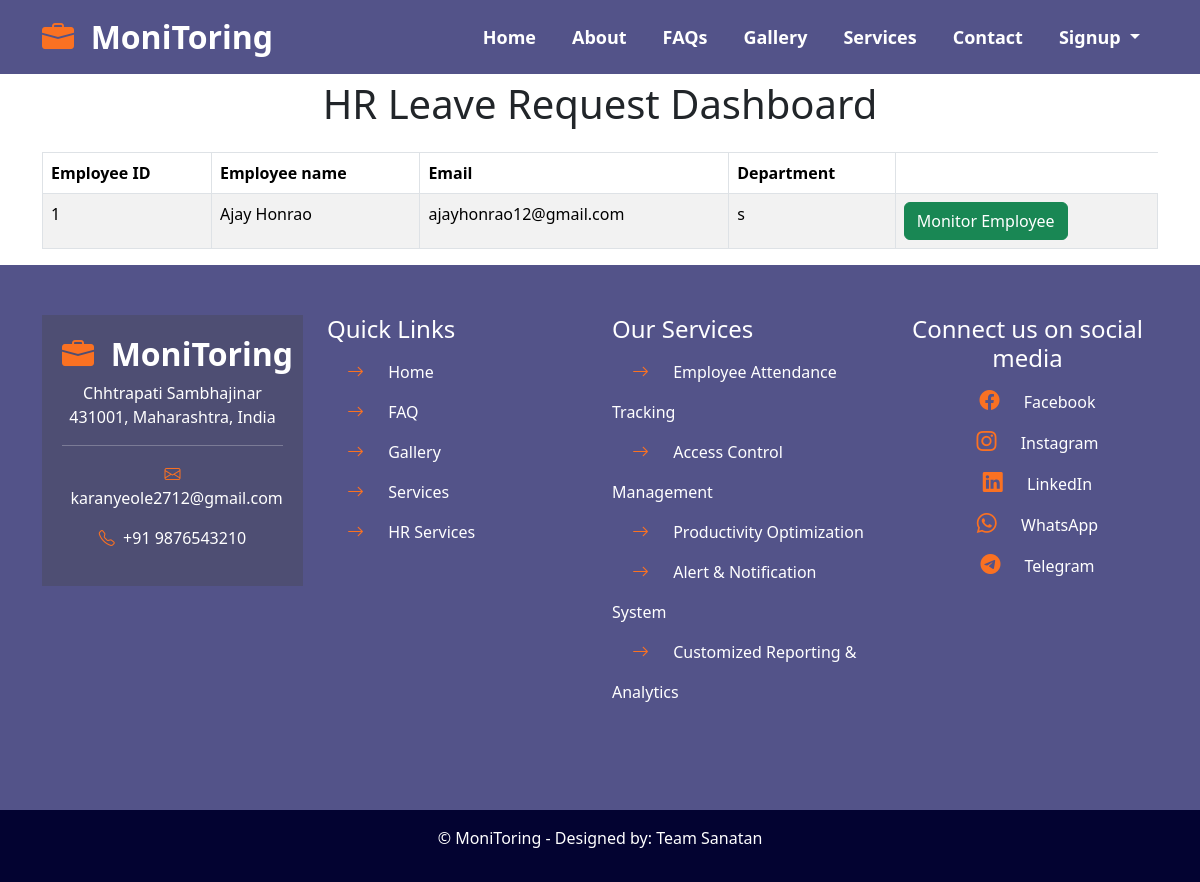
/work_insights, run on an earlier commit of the app's database.
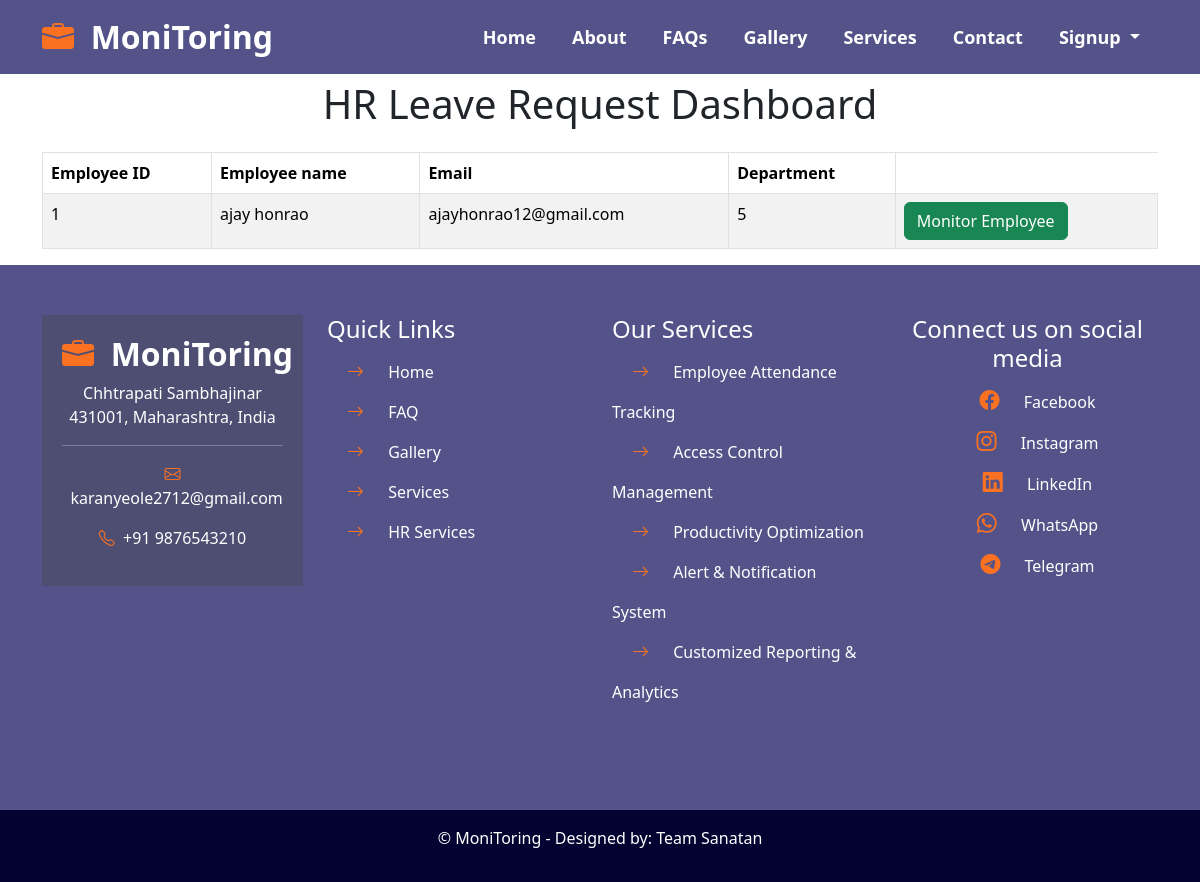
And on a later commit of the database.
### tables this page shows
CREATE TABLE employees (
            id INTEGER PRIMARY KEY AUTOINCREMENT,
            first_name TEXT,
            last_name TEXT,
            dob TEXT,
            gender TEXT,
            email TEXT,
            phone TEXT,
            address TEXT,
            job_title TEXT,
            department TEXT,
            salary REAL,
            emergency_contact_name TEXT,
            emergency_contact_phone TEXT,
            Password TEXT
        );

### app.py (the view)
@app.route("/work_insights")
def work_insights():
    conn = sqlite3.connect('employees.db')
    cursor = conn.cursor()
    cursor.execute('SELECT id, first_name, last_name, email, department FROM employees')
    employee_list=cursor.fetchall()
    return render_template('work_insights.html', employee_list=employee_list)

### templates/work_insights.html
{% include 'top.html' %}
<div class="container" style="padding-top: 80px;">
    <h1 class="text-center mb-4">HR Leave Request Dashboard</h1>
    <table class="table table-bordered table-striped">
        <thead>
            <tr>
                <th>Employee ID</th>
                <th>Employee name</th>
                <th>Email</th>
                <th>Department</th>
            </tr>
        </thead>
        <tbody>
            {% for request in employee_list %}
            <tr>
                <td>{{ request[0] }}</td>
                <td>{{ request[1]}} {{ request[2]}}</td>
                <td>{{ request[3] }}</td>
                <td>{{ request[4] }}</td>
                <td>
                    <a href="{{ url_for('show_report', employee_id=request[0]) }}" class="btn btn-success">Monitor Employee</a>
                </td>
            </tr>
            {% endfor %}
        </tbody>
    </table>
</div>
{% include 'bottom.html' %}

What changed in the data, as far as the page shows it:
changed employees "ajayhonrao12@gmail.com": first_name "Ajay" → "ajay"; last_name "Honrao" → "honrao"; department "s" → "5"
